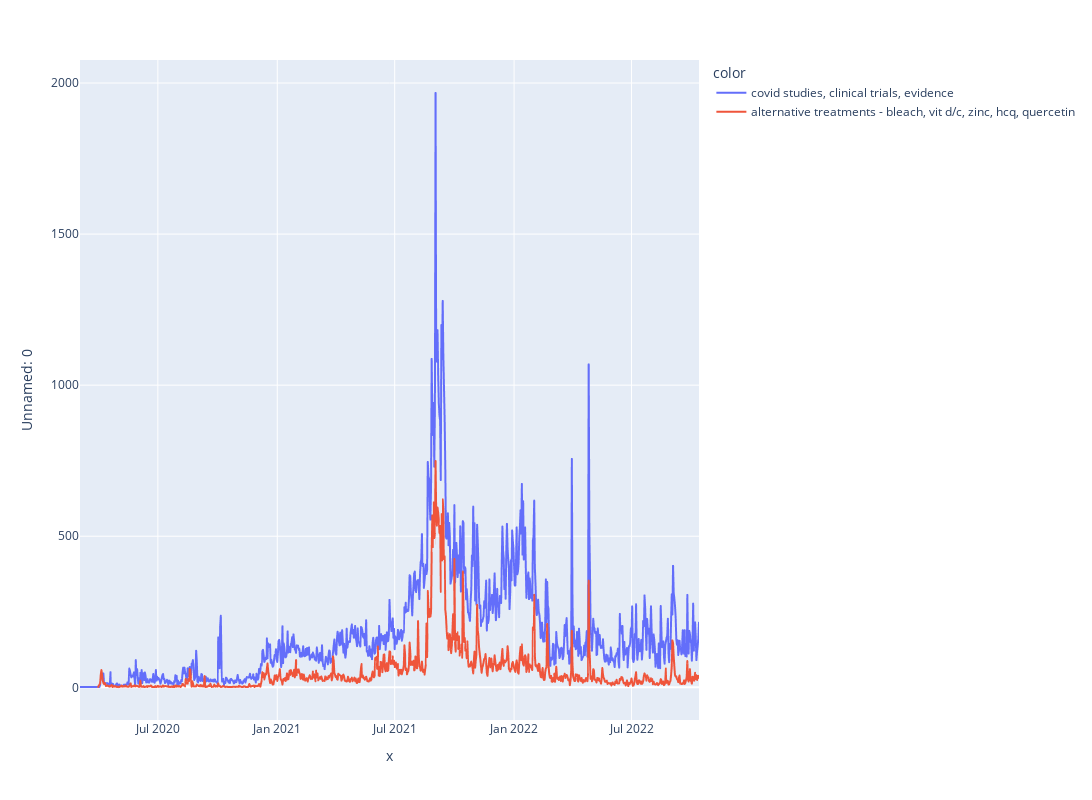

The code cell stored with this chart in its notebook:
### Markdown cell above
Plotting all topics over time

### Code cell
top_plot=topics_dates[topics_dates.topics.isin([3,8])].groupby(['date', 'subjects']).count()
top_plot.index.get_level_values('date')
import plotly.express as px
fig = px.line(topics_dates[topics_dates.topics.isin([3,8])].groupby(['date', 'subjects']).count(), x = top_plot.index.get_level_values('date'), y='Unnamed: 0', color=top_plot.index.get_level_values('subjects'), width=7500, height=800)
fig.show()

### Figure 1 — Plotly figure (JSON) as saved in the notebook; plotly's stock layout.template omitted (floating-point values rounded to 4 significant figures; data arrays with more than 128 entries replaced by an {"elided": "..."} marker saying what was removed)
{"data": [{"hovertemplate": "color=covid studies, clinical trials, evidence<br>x=%{x}<br>Unnamed: 0=%{y}<extra></extra>", "legendgroup": "covid studies, clinical trials, evidence", "line": {"color": "#636efa", "dash": "solid"}, "marker": {"symbol": "circle"}, "mode": "lines", "name": "covid studies, clinical trials, evidence", "showlegend": true, "type": "scattergl", "x": {"elided": "938 str values"}, "xaxis": "x", "y": {"elided": "938 int values"}, "yaxis": "y"}, {"hovertemplate": "color=alternative treatments - bleach, vit d/c, zinc, hcq, quercetin<br>x=%{x}<br>Unnamed: 0=%{y}<extra></extra>", "legendgroup": "alternative treatments - bleach, vit d/c, zinc, hcq, quercetin", "line": {"color": "#EF553B", "dash": "solid"}, "marker": {"symbol": "circle"}, "mode": "lines", "name": "alternative treatments - bleach, vit d/c, zinc, hcq, quercetin", "showlegend": true, "type": "scattergl", "x": {"elided": "900 str values"}, "xaxis": "x", "y": {"elided": "900 int values"}, "yaxis": "y"}], "layout": {"height": 800, "legend": {"title": {"text": "color"}, "tracegroupgap": 0}, "margin": {"t": 60}, "width": 7500, "xaxis": {"anchor": "y", "domain": [0, 1], "title": {"text": "x"}}, "yaxis": {"anchor": "x", "domain": [0, 1], "title": {"text": "Unnamed: 0"}}}}
